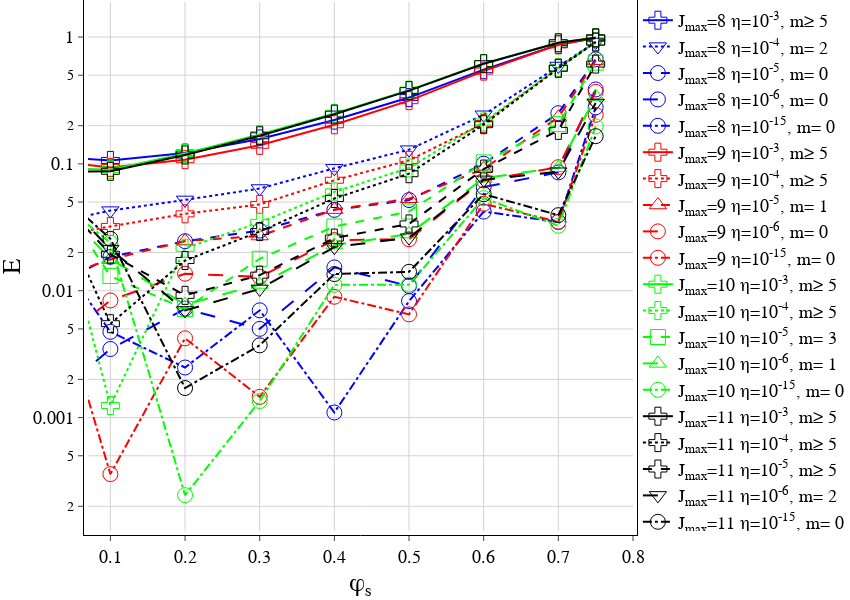

Notebook source saved alongside this figure:
### Code cell
#Parameters
lev = 10
# etas = [1e-15, 1e-06, 0.0001, 0.001]
etas = [ 1e-03, 1e-4, 1e-05, 1e-06, 1e-15 ]
levels = [8,9,10,11]
rpath = prename + '/home/e.sharaborin/basilisk/work/cylinders_penalization/comparison_BP_Pt_EB/res10/'

# Plotly for Pandas
pd.options.plotting.backend = "plotly"
### STYLE
yaxis = dict(
              tickfont = dict(
              family = 'Times New Roman',
              size = 20,
              color = 'black'
              ),
              titlefont = dict(
                  family = 'Times New Roman',
                  size = 25,
                  color = 'black'
              ),
          )
xaxis = dict(
              tickfont = dict(
                  family = 'Times New Roman',
                  size = 20,
                  color = 'black'
              ),
              titlefont = dict(
                  family = 'Times New Roman',
                  size = 25,
                  color = 'black'
              )
          )
axis_style = dict(showline=True, gridwidth=1, gridcolor='lightgrey', linewidth=1, linecolor='black', mirror=True, ticks='outside',
                 tickfont = dict(family = 'Times New Roman', size = 18, color = 'black'))
bg_style = {'plot_bgcolor': 'rgba(255, 255, 255, 1)', 'paper_bgcolor': 'rgba(255, 255, 255, 1)',}
col =   ['blue',           'red',        'hsv(120,100,100)',       'black', 'magenta', 'goldenrod' ]
lines = ['solid', 'dot', 'dash', 'longdash', "dashdot", "longdashdot"]
mst = ['circle', 'triangle-up', 'triangle-down','square', 'diamond', 'cross',  'x-thin', 'cross-thin' ]
mst = ['circle-open', 'triangle-up-open', 'triangle-down-open', 'square-open', 'diamond-open', 'cross-open', 'x-thin-open', 'cross-thin-open' ]
### END of STYLE
# m = []
# for i,et in enumerate(eta):
#     print(int(np.sqrt(et)*2**lev))
#     m.append(max(5,int(np.sqrt(et)*2**lev)))
    
    
fig = go.Figure()
for j,lev in enumerate(levels):
    for i,et in enumerate(etas):
        m = min(int(np.sqrt(et)*2**lev), 5)
        if m == 5:
            nm = '≥ ' + str(m)
        else:
            nm = '= ' + str(m)
#         print(m)
        pw=np.log10(et)
#         fig.add_trace(go.Scatter(x=phi, y=df[lev][et].values, name=u"\u03B7=10<sup>" + str(int(pw))+'</sup>, J<sub>max</sub>='+str(lev)+', m ' + nm,
        fig.add_trace(go.Scatter(x=phi, y=df[lev][et].values, name='J<sub>max</sub>='+str(lev)+u" \u03B7=10<sup>" + str(int(pw))+'</sup>, m' + nm,

                             mode='lines+markers',
                             marker = dict(
                                     size = 15,
                                     line = dict(
                                      color = 'rgb(0, 0, 250)',
                                      width = 1
                                      )
                                 ),
                             marker_symbol = mst[m],
                             line=dict(width=2, dash = lines[i], color = col[j]
                                      ),
                             textfont=dict(
                                family="Times New Roman",
                                size=18,
                                color="LightSeaGreen")
                             ))

    
fig.update_layout(
    width = 1000,
    height = 500,
    xaxis_title=u'\u03c6<sub>s</sub>',
    yaxis_title='E',
    yaxis = yaxis,
    xaxis = xaxis
)
fig.update_layout(bg_style)
fig.update_xaxes(axis_style)
fig.update_yaxes(axis_style)
fig.update_layout( yaxis_type = "log" )
# fig.update_yaxes(range=[-5,0])
fig.update_xaxes(range=[0.07,0.8])
fig.update_layout(showlegend=True)
fig.update_layout(legend = dict(font = dict(family = "Times New Roman", size = 20, color = "black")),
                  legend_title = dict(font = dict(family = "Times New Roman", size = 20, color = "black")))


# fig.update_layout(legend_title_text=u"          \u03B7")
fig.update_layout(
    autosize=False,
    width=850,
    height=600,
    margin=dict(
        l=1,
        r=1,
        b=1,
        t=1,
        pad=4
    ),
#     paper_bgcolor="LightSteelBlue"
)
fig.update_layout(legend=dict(
    font = dict(family = "Times New Roman", size = 18, color = "black"),
    yanchor="bottom",
    y=0,
    xanchor="left",
    x=1.009,
    bordercolor="Black",
    borderwidth=0
))
if True:
    fn = rpath + 'logError_vs_phi_for_diff_eta_l=8-11.pdf'
    iplot(fig)
    pio.write_image(fig, str(Path(fn)))
    print("Successfully generated:", fn)

### Figure 1 — Plotly figure (JSON) as saved in the notebook; plotly's stock layout.template omitted (floating-point values rounded to 4 significant figures)
{"data": [{"line": {"color": "blue", "dash": "solid", "width": 2}, "marker": {"line": {"color": "rgb(0, 0, 250)", "width": 1}, "size": 15, "symbol": "cross-open"}, "mode": "lines+markers", "name": "J<sub>max</sub>=8 η=10<sup>-3</sup>, m≥ 5", "textfont": {"color": "LightSeaGreen", "family": "Times New Roman", "size": 18}, "type": "scatter", "x": [0.05, 0.1, 0.2, 0.3, 0.4, 0.5, 0.6, 0.7, 0.75], "y": [0.1115, 0.1065, 0.1217, 0.1573, 0.2215, 0.3333, 0.553, 0.8715, 0.9809]}, {"line": {"color": "blue", "dash": "dot", "width": 2}, "marker": {"line": {"color": "rgb(0, 0, 250)", "width": 1}, "size": 15, "symbol": "triangle-down-open"}, "mode": "lines+markers", "name": "J<sub>max</sub>=8 η=10<sup>-4</sup>, m= 2", "textfont": {"color": "LightSeaGreen", "family": "Times New Roman", "size": 18}, "type": "scatter", "x": [0.05, 0.1, 0.2, 0.3, 0.4, 0.5, 0.6, 0.7, 0.75], "y": [0.03706, 0.04282, 0.052, 0.06394, 0.09226, 0.1295, 0.2438, 0.5909, 0.9129]}, {"line": {"color": "blue", "dash": "dash", "width": 2}, "marker": {"line": {"color": "rgb(0, 0, 250)", "width": 1}, "size": 15, "symbol": "circle-open"}, "mode": "lines+markers", "name": "J<sub>max</sub>=8 η=10<sup>-5</sup>, m= 0", "textfont": {"color": "LightSeaGreen", "family": "Times New Roman", "size": 18}, "type": "scatter", "x": [0.05, 0.1, 0.2, 0.3, 0.4, 0.5, 0.6, 0.7, 0.75], "y": [0.01293, 0.01849, 0.02457, 0.02979, 0.04341, 0.05185, 0.1003, 0.2511, 0.6667]}, {"line": {"color": "blue", "dash": "longdash", "width": 2}, "marker": {"line": {"color": "rgb(0, 0, 250)", "width": 1}, "size": 15, "symbol": "circle-open"}, "mode": "lines+markers", "name": "J<sub>max</sub>=8 η=10<sup>-6</sup>, m= 0", "textfont": {"color": "LightSeaGreen", "family": "Times New Roman", "size": 18}, "type": "scatter", "x": [0.05, 0.1, 0.2, 0.3, 0.4, 0.5, 0.6, 0.7, 0.75], "y": [0.001954, 0.003472, 0.007217, 0.005005, 0.01527, 0.0109, 0.06569, 0.08567, 0.3864]}, {"line": {"color": "blue", "dash": "dashdot", "width": 2}, "marker": {"line": {"color": "rgb(0, 0, 250)", "width": 1}, "size": 15, "symbol": "circle-open"}, "mode": "lines+markers", "name": "J<sub>max</sub>=8 η=10<sup>-15</sup>, m= 0", "textfont": {"color": "LightSeaGreen", "family": "Times New Roman", "size": 18}, "type": "scatter", "x": [0.05, 0.1, 0.2, 0.3, 0.4, 0.5, 0.6, 0.7, 0.75], "y": [0.01254, 0.004744, 0.002482, 0.007007, 0.001097, 0.00829, 0.04204, 0.03484, 0.2791]}, {"line": {"color": "red", "dash": "solid", "width": 2}, "marker": {"line": {"color": "rgb(0, 0, 250)", "width": 1}, "size": 15, "symbol": "cross-open"}, "mode": "lines+markers", "name": "J<sub>max</sub>=9 η=10<sup>-3</sup>, m≥ 5", "textfont": {"color": "LightSeaGreen", "family": "Times New Roman", "size": 18}, "type": "scatter", "x": [0.05, 0.1, 0.2, 0.3, 0.4, 0.5, 0.6, 0.7, 0.75], "y": [0.1007, 0.09384, 0.1079, 0.1401, 0.2033, 0.3151, 0.5387, 0.8689, 0.9806]}, {"line": {"color": "red", "dash": "dot", "width": 2}, "marker": {"line": {"color": "rgb(0, 0, 250)", "width": 1}, "size": 15, "symbol": "cross-open"}, "mode": "lines+markers", "name": "J<sub>max</sub>=9 η=10<sup>-4</sup>, m≥ 5", "textfont": {"color": "LightSeaGreen", "family": "Times New Roman", "size": 18}, "type": "scatter", "x": [0.05, 0.1, 0.2, 0.3, 0.4, 0.5, 0.6, 0.7, 0.75], "y": [0.0284, 0.03213, 0.04039, 0.04792, 0.07432, 0.1066, 0.2083, 0.5688, 0.91]}, {"line": {"color": "red", "dash": "dash", "width": 2}, "marker": {"line": {"color": "rgb(0, 0, 250)", "width": 1}, "size": 15, "symbol": "triangle-up-open"}, "mode": "lines+markers", "name": "J<sub>max</sub>=9 η=10<sup>-5</sup>, m= 1", "textfont": {"color": "LightSeaGreen", "family": "Times New Roman", "size": 18}, "type": "scatter", "x": [0.05, 0.1, 0.2, 0.3, 0.4, 0.5, 0.6, 0.7, 0.75], "y": [0.01397, 0.01766, 0.02466, 0.027, 0.04362, 0.0531, 0.0914, 0.2329, 0.6501]}, {"line": {"color": "red", "dash": "longdash", "width": 2}, "marker": {"line": {"color": "rgb(0, 0, 250)", "width": 1}, "size": 15, "symbol": "circle-open"}, "mode": "lines+markers", "name": "J<sub>max</sub>=9 η=10<sup>-6</sup>, m= 0", "textfont": {"color": "LightSeaGreen", "family": "Times New Roman", "size": 18}, "type": "scatter", "x": [0.05, 0.1, 0.2, 0.3, 0.4, 0.5, 0.6, 0.7, 0.75], "y": [0.00491, 0.008385, 0.01363, 0.01289, 0.02509, 0.02548, 0.07399, 0.0942, 0.3696]}, {"line": {"color": "red", "dash": "dashdot", "width": 2}, "marker": {"line": {"color": "rgb(0, 0, 250)", "width": 1}, "size": 15, "symbol": "circle-open"}, "mode": "lines+markers", "name": "J<sub>max</sub>=9 η=10<sup>-15</sup>, m= 0", "textfont": {"color": "LightSeaGreen", "family": "Times New Roman", "size": 18}, "type": "scatter", "x": [0.05, 0.1, 0.2, 0.3, 0.4, 0.5, 0.6, 0.7, 0.75], "y": [0.003541, 0.0003584, 0.004215, 0.001458, 0.008963, 0.006512, 0.04843, 0.03496, 0.2436]}, {"line": {"color": "hsv(120,100,100)", "dash": "solid", "width": 2}, "marker": {"line": {"color": "rgb(0, 0, 250)", "width": 1}, "size": 15, "symbol": "cross-open"}, "mode": "lines+markers", "name": "J<sub>max</sub>=10 η=10<sup>-3</sup>, m≥ 5", "textfont": {"color": "LightSeaGreen", "family": "Times New Roman", "size": 18}, "type": "scatter", "x": [0.05, 0.1, 0.2, 0.3, 0.4, 0.5, 0.6, 0.7, 0.75], "y": [0.09186, 0.09002, 0.1207, 0.1703, 0.2503, 0.3816, 0.6182, 0.9013, 0.9859]}, {"line": {"color": "hsv(120,100,100)", "dash": "dot", "width": 2}, "marker": {"line": {"color": "rgb(0, 0, 250)", "width": 1}, "size": 15, "symbol": "cross-open"}, "mode": "lines+markers", "name": "J<sub>max</sub>=10 η=10<sup>-4</sup>, m≥ 5", "textfont": {"color": "LightSeaGreen", "family": "Times New Roman", "size": 18}, "type": "scatter", "x": [0.05, 0.1, 0.2, 0.3, 0.4, 0.5, 0.6, 0.7, 0.75], "y": [0.01663, 0.001244, 0.02162, 0.0346, 0.06017, 0.0929, 0.2141, 0.5736, 0.9141]}, {"line": {"color": "hsv(120,100,100)", "dash": "dash", "width": 2}, "marker": {"line": {"color": "rgb(0, 0, 250)", "width": 1}, "size": 15, "symbol": "square-open"}, "mode": "lines+markers", "name": "J<sub>max</sub>=10 η=10<sup>-5</sup>, m= 3", "textfont": {"color": "LightSeaGreen", "family": "Times New Roman", "size": 18}, "type": "scatter", "x": [0.05, 0.1, 0.2, 0.3, 0.4, 0.5, 0.6, 0.7, 0.75], "y": [0.03637, 0.01305, 0.00719, 0.01786, 0.03207, 0.0421, 0.1027, 0.2057, 0.6282]}, {"line": {"color": "hsv(120,100,100)", "dash": "longdash", "width": 2}, "marker": {"line": {"color": "rgb(0, 0, 250)", "width": 1}, "size": 15, "symbol": "triangle-up-open"}, "mode": "lines+markers", "name": "J<sub>max</sub>=10 η=10<sup>-6</sup>, m= 1", "textfont": {"color": "LightSeaGreen", "family": "Times New Roman", "size": 18}, "type": "scatter", "x": [0.05, 0.1, 0.2, 0.3, 0.4, 0.5, 0.6, 0.7, 0.75], "y": [0.03603, 0.01783, 0.007776, 0.01121, 0.0229, 0.02799, 0.07729, 0.09319, 0.3396]}, {"line": {"color": "hsv(120,100,100)", "dash": "dashdot", "width": 2}, "marker": {"line": {"color": "rgb(0, 0, 250)", "width": 1}, "size": 15, "symbol": "circle-open"}, "mode": "lines+markers", "name": "J<sub>max</sub>=10 η=10<sup>-15</sup>, m= 0", "textfont": {"color": "LightSeaGreen", "family": "Times New Roman", "size": 18}, "type": "scatter", "x": [0.05, 0.1, 0.2, 0.3, 0.4, 0.5, 0.6, 0.7, 0.75], "y": [0.04115, 0.02388, 0.0002445, 0.001351, 0.01114, 0.01116, 0.05372, 0.03254, 0.1976]}, {"line": {"color": "black", "dash": "solid", "width": 2}, "marker": {"line": {"color": "rgb(0, 0, 250)", "width": 1}, "size": 15, "symbol": "cross-open"}, "mode": "lines+markers", "name": "J<sub>max</sub>=11 η=10<sup>-3</sup>, m≥ 5", "textfont": {"color": "LightSeaGreen", "family": "Times New Roman", "size": 18}, "type": "scatter", "x": [0.05, 0.1, 0.2, 0.3, 0.4, 0.5, 0.6, 0.7, 0.75], "y": [0.08707, 0.08741, 0.1176, 0.1666, 0.2465, 0.378, 0.6162, 0.9011, 0.9858]}, {"line": {"color": "black", "dash": "dot", "width": 2}, "marker": {"line": {"color": "rgb(0, 0, 250)", "width": 1}, "size": 15, "symbol": "cross-open"}, "mode": "lines+markers", "name": "J<sub>max</sub>=11 η=10<sup>-4</sup>, m≥ 5", "textfont": {"color": "LightSeaGreen", "family": "Times New Roman", "size": 18}, "type": "scatter", "x": [0.05, 0.1, 0.2, 0.3, 0.4, 0.5, 0.6, 0.7, 0.75], "y": [0.02426, 0.005497, 0.0173, 0.02928, 0.05335, 0.08367, 0.2037, 0.5669, 0.9134]}, {"line": {"color": "black", "dash": "dash", "width": 2}, "marker": {"line": {"color": "rgb(0, 0, 250)", "width": 1}, "size": 15, "symbol": "cross-open"}, "mode": "lines+markers", "name": "J<sub>max</sub>=11 η=10<sup>-5</sup>, m≥ 5", "textfont": {"color": "LightSeaGreen", "family": "Times New Roman", "size": 18}, "type": "scatter", "x": [0.05, 0.1, 0.2, 0.3, 0.4, 0.5, 0.6, 0.7, 0.75], "y": [0.04042, 0.01939, 0.009193, 0.01327, 0.02601, 0.03363, 0.09105, 0.1837, 0.6122]}, {"line": {"color": "black", "dash": "longdash", "width": 2}, "marker": {"line": {"color": "rgb(0, 0, 250)", "width": 1}, "size": 15, "symbol": "triangle-down-open"}, "mode": "lines+markers", "name": "J<sub>max</sub>=11 η=10<sup>-6</sup>, m= 2", "textfont": {"color": "LightSeaGreen", "family": "Times New Roman", "size": 18}, "type": "scatter", "x": [0.05, 0.1, 0.2, 0.3, 0.4, 0.5, 0.6, 0.7, 0.75], "y": [0.04311, 0.02126, 0.006992, 0.01033, 0.02206, 0.0262, 0.07486, 0.08675, 0.3021]}, {"line": {"color": "black", "dash": "dashdot", "width": 2}, "marker": {"line": {"color": "rgb(0, 0, 250)", "width": 1}, "size": 15, "symbol": "circle-open"}, "mode": "lines+markers", "name": "J<sub>max</sub>=11 η=10<sup>-15</sup>, m= 0", "textfont": {"color": "LightSeaGreen", "family": "Times New Roman", "size": 18}, "type": "scatter", "x": [0.05, 0.1, 0.2, 0.3, 0.4, 0.5, 0.6, 0.7, 0.75], "y": [0.04724, 0.02568, 0.00171, 0.003712, 0.01353, 0.0141, 0.05773, 0.03945, 0.1654]}], "layout": {"autosize": false, "height": 600, "legend": {"bordercolor": "Black", "borderwidth": 0, "font": {"color": "black", "family": "Times New Roman", "size": 18}, "title": {"font": {"color": "black", "family": "Times New Roman", "size": 20}}, "x": 1.009, "xanchor": "left", "y": 0, "yanchor": "bottom"}, "margin": {"b": 1, "l": 1, "pad": 4, "r": 1, "t": 1}, "paper_bgcolor": "rgba(255, 255, 255, 1)", "plot_bgcolor": "rgba(255, 255, 255, 1)", "showlegend": true, "width": 850, "xaxis": {"gridcolor": "lightgrey", "gridwidth": 1, "linecolor": "black", "linewidth": 1, "mirror": true, "range": [0.07, 0.8], "showline": true, "tickfont": {"color": "black", "family": "Times New Roman", "size": 18}, "ticks": "outside", "title": {"font": {"color": "black", "family": "Times New Roman", "size": 25}, "text": "φ<sub>s</sub>"}}, "yaxis": {"gridcolor": "lightgrey", "gridwidth": 1, "linecolor": "black", "linewidth": 1, "mirror": true, "showline": true, "tickfont": {"color": "black", "family": "Times New Roman", "size": 18}, "ticks": "outside", "title": {"font": {"color": "black", "family": "Times New Roman", "size": 25}, "text": "E"}, "type": "log"}}}
